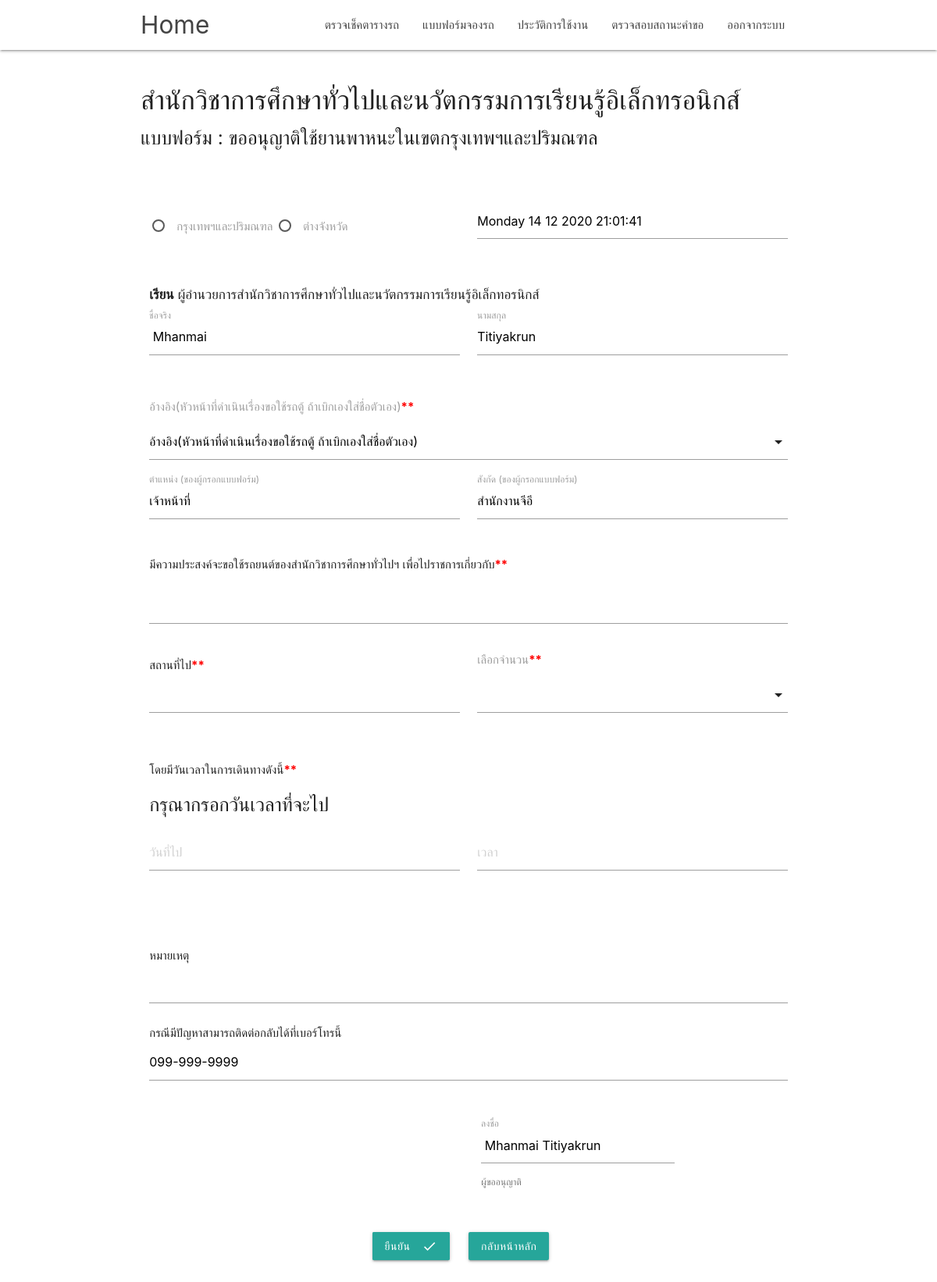
The page /user/form_rentform.php (signed in) on the database its author committed.
### tables this page shows
CREATE TABLE `user` (
  `id` varchar(255) NOT NULL,
  `password` text NOT NULL,
  `fname` text NOT NULL,
  `lname` text NOT NULL,
  `role` text NOT NULL,
  `email` text NOT NULL,
  `phone` text NOT NULL,
  `rank` text NOT NULL,
  `department` text NOT NULL
);

### user/form_rentform.php (the view, shortened to what this page needs)
<?php
if (isset($_SESSION['id'])) {
    $user_id = $_SESSION['id'];
} else {
    header("location:../login.php");
    exit();
}
require '../server/server.php';
$sql = "SELECT user.fname,user.lname,phone,user.rank,department FROM user WHERE user.id='$user_id'";
$result = mysqli_query($connect, $sql);
$name = mysqli_fetch_array($result);
?>
<!DOCTYPE html>
<html lang="en">
<head>
    <link href="../css/materialize.css" type="text/css" rel="stylesheet" media="screen,projection" />
    <link href="../css/style.css" type="text/css" rel="stylesheet" media="screen,projection" />
</head>
<body>
    <nav class="white" role="navigation">
        <div class="nav-wrapper container">
            <a id="logo-container" href="../index.php" class="brand-logo">Home</a>
            <ul class="right hide-on-med-and-down">
                <li><a href="calender.php">ตรวจเช็คตารางรถ</a></li>
                <li><a href="form_rentform.php">แบบฟอร์มจองรถ</a></li>
                <li><a href="history.php">ประวัติการใช้งาน</a></li>
                <li><a href="checkstatus.php">ตรวจสอบสถานะคำขอ</a></li>
                <li><a href="../login.php">ออกจากระบบ</a></li>
            </ul>
        </div>
    </nav>
    <form action="rentform.php" id="nukKaew" method="POST">
        <div class="container">
            <div class="content border border-secondary mt-3 pb-1 pt-1">
                <div class="m-4"><br>
                    <h4 class="text-center">สำนักวิชาการศึกษาทั่วไปและนวัตกรรมการเรียนรู้อิเล็กทรอนิกส์<br>
                        <h5 class="text-center">แบบฟอร์ม : ขออนุญาติใช้ยานพาหนะในเขตกรุงเทพฯและปริมณฑล</h5>
                    </h4>
                </div>
            </div><br><br>
            <div class="row">
                <div class="input-field col s6">
                    <p> <label>
                            <span>กรุงเทพฯและปริมณฑล </span>
                        </label>
                        <label>
                            <span>ต่างจังหวัด </span>
                        </label>
                    </p>
                </div>
                <div class="input-field col s6">
                    <input name="date_write" type="text" placeholder="วัน/เดือน/ปี (ที่กรอกแบบฟอร์ม)" value="<?php echo date("l j m Y H:i:s") ?>" readonly>
                </div>
            </div>
            <div class="row">
                <div class="col s12">
                    <h6><b>เรียน</b> ผู้อำนวยการสำนักวิชาการศึกษาทั่วไปและนวัตกรรมการเรียนรู้อิเล็กทอรนิกส์</h6>
                    <div class="row">
                        <div class="input-field col s6">
                            <input name="first_name" id="first_name" type="text" class="validate" value="<?php echo $name['fname'] ?>" required readonly>
                            <label for="first_name">ชื่อจริง</label>
                        </div>
                        <div class="input-field col s6">
                            <input name="last_name" id="last_name" type="text" class="validate" value="<?php echo $name['lname'] ?>" required readonly>
                            <label for="last_name">นามสกุล</label>
                        </div>
                    </div>
                    <div class="input-field"><br><br>
                        <label>อ้างอิง(หัวหน้าที่ดำเนินเรื่องขอใช้รถตู้ ถ้าเบิกเองใส่ชื่อตัวเอง)<b style="color:red">**</b></label>
                    </div>
                    <div class="row">
                        <div class="input-field col s6">
                            <input name="rank" id="rank" type="text" class="validate" value="<?php echo $name['rank'] ?>" required readonly>
                            <label for="rank">ตำแหน่ง (ของผู้กรอกแบบฟอร์ม)</label>
                        </div>
                        <div class="input-field col s6">
                            <input name="zone" id="zone" type="text" class="validate" value="<?php echo $name['department'] ?>" required readonly>
                            <label for="zone">สังกัด (ของผู้กรอกแบบฟอร์ม)</label>
                        </div>
                    </div>
                    <p>มีความประสงค์จะขอใช้รถยนต์ของสำนักวิชาการศึกษาทั่วไปฯ เพื่อไปราชการเกี่ยวกับ<b style="color:red">**</b></p>
                    <input type="text" name="want" class="want" required>
                    <div class="row">
                        <div class="input-field col s6">
                            <p>สถานที่ไป<b style="color:red">**</b><input type="text" name="place" class="P_80 mt-2" required></p>
                        </div>
                        <div class="input-field col s6"><br><br>
                            <label>เลือกจำนวน<b style="color:red">**</b></label>
                        </div>
                    </div>
                    <p>โดยมีวันเวลาในการเดินทางดังนี้<b style="color:red">**</b></p>
                    <h5 id="pp">
                        <div class="row">
                            <div class="input-field col s6">
                                <input name="date_go" type="text" class="datepicker" placeholder="วันที่ไป" id="date_goo" required readonly>
                            </div>
                            <div class="input-field col s6">
                                <input name="time_go" type="text" class="timepicker" placeholder="เวลา" id="time_goo" required readonly>
                            </div>
                        </div>
                        <div class="row">
                            <div class="input-field col s6">
                            </div>
                            <div class="input-field col s6">
                            </div>
                        </div>
                        <div>
                            <p>หมายเหตุ <input type="text" class="reason" name="note"></p>
                            <p>กรณีมีปัญหาสามารถติดต่อกลับได้ที่เบอร์โทรนี้<input name="phone_num" type="text" class="phone_num" value="<?php echo $name['phone'] ?>" required></p>
                        </div><br>
                        <div class="row">
                            <div class="col s6 offset-s6">
                                <div class="input-field inline">
                                    <input name="license_user" id="name_ask" type="text" class="validate" value="<?php echo $name['fname'] . " " . $name['lname'] ?>" required readonly>
                                    <label for="name_ask">ลงชื่อ</label>
                                    <span class="helper-text" data-error="wrong" data-success="right">ผู้ขออนุญาติ</span>
                                </div>
                            </div>
                        </div>
                </div>
            </div>
        </div>
    </form>
    <div class="center-align">
        <button type="submit" form="nukKaew" class="btn pulse waves-effect waves-light">ยืนยัน
            <i class="material-icons right">done</i>
        </button>
        <a href="../index.php" id="but3" class="waves-effect waves-light btn">กลับหน้าหลัก</a>
    </div><br><br>
</body>
</html>

### css/style.css (style rules this page uses)
nav ul a, nav .brand-logo { color: #444; }
p { line-height: 2rem; }

### user/form_rentform.php (style rules this page uses)
#but3 { margin-left: 20px; margin-right: 20px; }

### rows shown on the page
user: first_name "Mhanmai", last_name "Titiyakrun", rank "เจ้าหน้าที่", zone "สำนักงานจีอี", phone_num "099-999-9999", license_user "Mhanmai Titiyakrun"
